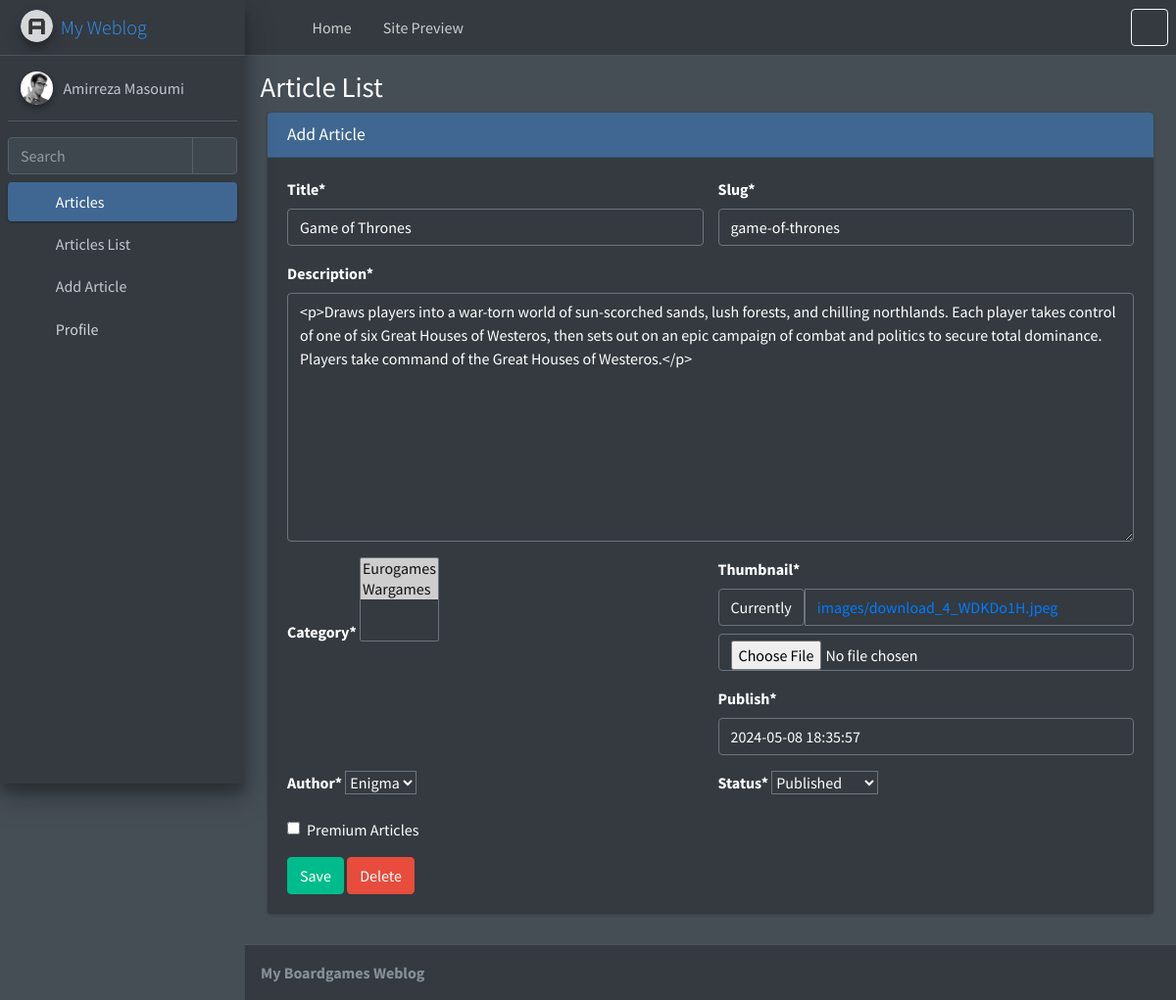
The page /account/article/update/2 (signed in) on the database its author committed.
### account/models.py (models this page shows)
class User(AbstractUser):
    email = models.EmailField(unique=True, verbose_name='Email')
    is_author = models.BooleanField(default=False, verbose_name='Author Status')
    special_user = models.DateTimeField(default=timezone.now, verbose_name='Special User until:')
    def is_special_user(self):
        if self.special_user > timezone.now():
            return True
        else:
            return False
    is_special_user.boolean = True
    is_special_user.short_description = 'Special User Status'

### blog/models.py (models this page shows, shortened)
class Article(models.Model):
    STATUS_CHOICES = (
        ('d', 'Draft'),
        ('p', 'Published'),
        ('i', 'investigation'), #pending
        ('b', 'Back'),
    )
    author = models.ForeignKey(User, null=True, on_delete=models.SET_NULL, related_name='articles')
    title = models.CharField(max_length=200)
    slug = models.SlugField(max_length=100, unique=True)
    category = models.ManyToManyField(Category,related_name='articles')
    description = models.TextField()
    thumbnail = models.ImageField(upload_to='images')
    publish = models.DateTimeField(default=timezone.now)
    created = models.DateTimeField(auto_now_add=True)
    updated = models.DateTimeField(auto_now=True)
    is_special = models.BooleanField(default=False, verbose_name="Premium Articles")
    status = models.CharField(max_length=1, choices=STATUS_CHOICES)
    class Meta:
        ordering = ['-publish']
    def thumbnail_tag(self):
        return format_html("<img width=50 style='border-radius: 5px;' src='{}'>".format(self.thumbnail.url))
    thumbnail_tag.short_description = 'Image'
    def category_to_str(self):
         return ','.join([category.title for category in self.category.active()])
    category_to_str.short_description = 'Category'
    objects = ArticleManager()

### account/views.py (the view)
# urls.py: path('article/update/<int:pk>', ArticleUpdate.as_view(), name='article-update'),
class ArticleUpdate(AuthorValidMixin, FormValidMixin, FieldsMixin, UpdateView):
    model = Article
    template_name = "registration/article-create-update.html"

### account/mixins.py (called while the page is built)
    def dispatch(self, request, *args, **kwargs):
        self.fields = ['title', 'slug', 'category', 'description', 'thumbnail', 'publish', "is_special", 'status']
        if request.user.is_superuser:
            self.fields.append('author')
        return super().dispatch(request, *args, **kwargs)

    def dispatch(self, request, pk, *args, **kwargs):
        article = get_object_or_404(Article, pk=pk)
        if article.author == request.user and article.status in ['b', 'd'] or\
        request.user.is_superuser:
            return super().dispatch(request, *args, **kwargs)
        else:
            raise Http404("You can't see this page")

### blog/models.py (called while the page is built)
    def __str__(self) -> str:
        return self.title

### blog/templatetags/base_tags.py (called while the page is built)
@register.inclusion_tag("registration/partials/link.html")
def link(request, link_name, content, classes):
    return {
        'request': request,
        'link_name': link_name,
        'link': f'account:{link_name}',
        'content': content,
        'classes': classes,
    }

### templates/registration/article-create-update.html (shortened to what this page needs)
{% extends 'registration/base.html' %}
{% load crispy_forms_tags %}
{% block title %}{% block title-meta %}
    Article List
{% endblock %}{% endblock %}
{% block main %}
<div class="col-md-12">
  <div class="card card-primary">
    <div class="card-header">
      <h3 class="card-title mb-0">Add Article</h3>
    </div>
    <div class="card-body">
      <form method="post" enctype="multipart/form-data">{% csrf_token %}
        <div class="row">
          <div class="col-6">
            {{ form.title|as_crispy_field }}
          </div>
          <div class="col-6">
            {{ form.slug|as_crispy_field }}
          </div>
          <div class="col-12">
            {{ form.description|as_crispy_field }}
          </div>
          <div class="col-6">
            {{ form.category|as_crispy_field }}
          </div>
          <div class="col-6">
            {{ form.thumbnail|as_crispy_field }}
            {{ form.publish|as_crispy_field }}
          </div>
          {% if user.is_superuser %}
            <div class="col-6">
              {{ form.author|as_crispy_field }}
            </div>
            <div class="col-6">
              {{ form.status|as_crispy_field }}
            </div>
          {% endif %}
          <div class="col-6">
            {{ form.is_special|as_crispy_field }}
          </div>
        </div>
        <button class="btn btn-success">Save</button>
        {% if user.is_superuser and request.resolver_match.kwargs.pk %}
          <a href="{% url 'account:article-delete' request.resolver_match.kwargs.pk %}" class="btn btn-danger">Delete</a>
        {% endif %}
        </form>
    </div>
  </div>
</div>
{% endblock %}

### templates/registration/sidebar.html
{% load static %}
{% load base_tags %}
<aside class="main-sidebar sidebar-dark-primary elevation-4">
    <a href="index3.html" class="brand-link">
      <img src="{% static 'registration/adminlte/assets/img/AdminLTELogo.png' %}" alt="AdminLTE Logo" class="brand-image img-circle elevation-3" style="opacity: .8">
      <span class="brand-text font-weight-light">My Weblog</span>
    </a>
    <div class="sidebar">
      <div class="user-panel mt-3 pb-3 mb-3 d-flex">
        <div class="image">
          <img src="{% static 'registration/adminlte/assets/img/user2-160x160.jpg' %}" class="img-circle elevation-2" alt="User Image">
        </div>
        <div class="info">
          <a href="#" class="d-block">{{user.get_full_name}}</a>
        </div>
      </div>
      <div class="form-inline">
        <div class="input-group" data-widget="sidebar-search">
          <input class="form-control form-control-sidebar" type="search" placeholder="Search" aria-label="Search">
          <div class="input-group-append">
            <button class="btn btn-sidebar">
              <i class="fas fa-search fa-fw"></i>
            </button>
          </div>
        </div>
      </div>
      <nav class="mt-2">
        <ul class="nav nav-pills nav-sidebar flex-column" data-widget="treeview" role="menu" data-accordion="false">
          {% if user.is_superuser or user.is_author %}
            <li class="nav-item menu-open">
              <a href="#" class="nav-link active">
                <i class="nav-icon fas fa-tachometer-alt"></i>
                <p>
                  Articles
                  <i class="right fas fa-angle-left"></i>
                </p>
              </a>
              <ul class="nav nav-treeview">
                <li class="nav-item">
                  {% link request 'home' 'Articles List' 'fa-list' %}
                </li>
                <li class="nav-item">
                  {% link request 'article-create' 'Add Article' 'fa-edit' %}
                </li>
              </ul>
            </li>
          {%endif%}
          <li class="nav-item">
            {% link request 'profile' 'Profile' 'fa-th' %}
          </li>
        </ul>
      </nav>
    </div>
  </aside>

### rows shown on the page
User: get_full_name "Amirreza Masoumi"
Article: title "Game of Thrones", slug "game-of-thrones", description "<p>Draws players into a war-torn world of sun-scorched sands, lush forests, and chilling northlands. Each player takes control of one of six Great Houses of Westeros, then sets out on an epic campaign of combat and politics to secure total dominance. Players take command of the Great Houses of Westeros.</p>", publish "2024-05-08 18:35:57", author "Enigma", status "Published"

### other values the page prints
{{ content }} "Articles List Add Article Profile"
